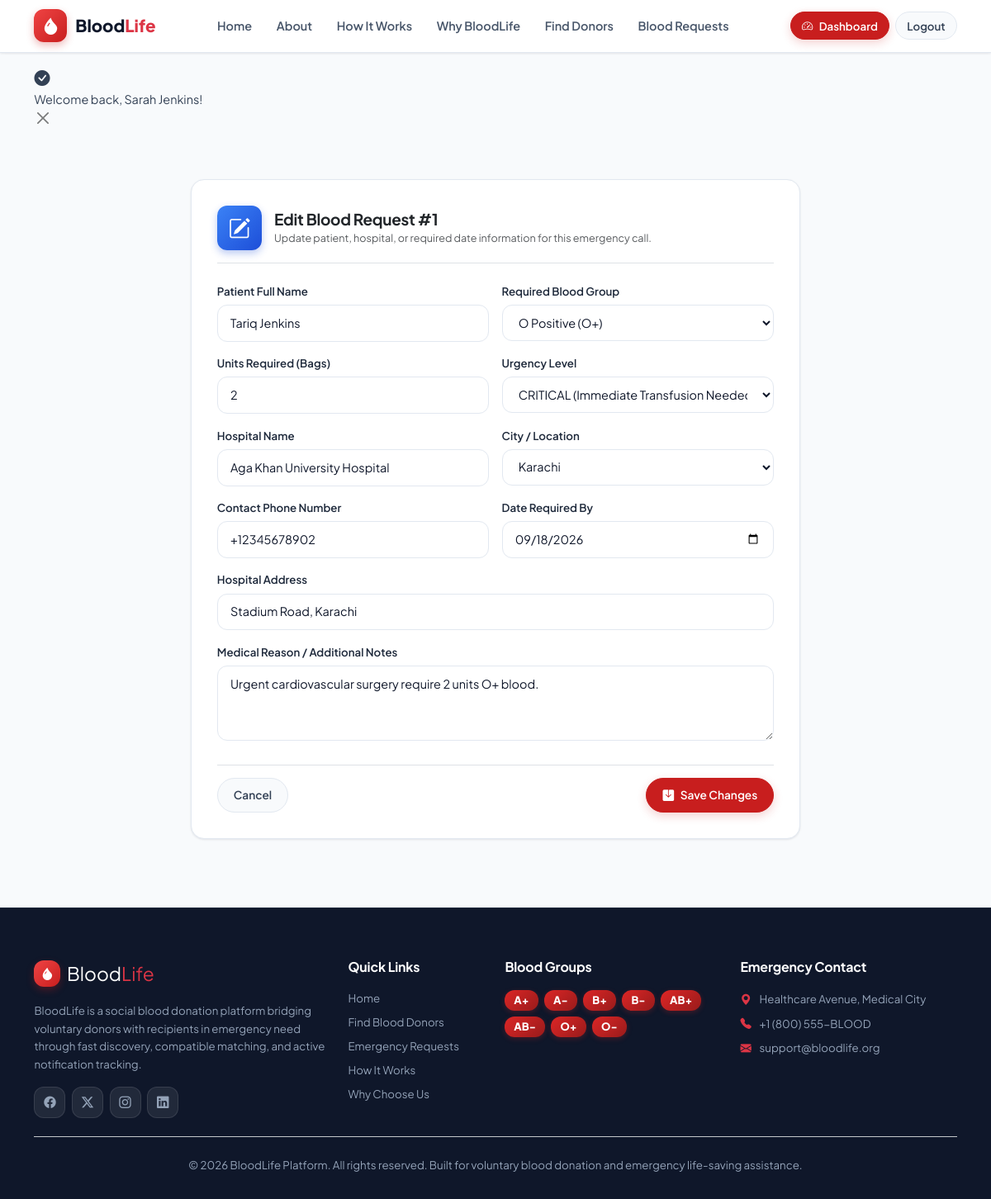
The page /request-edit.php?id=1 (signed in) on the database its author committed.
### tables this page shows
CREATE TABLE `blood_requests` (
    `id` BIGINT UNSIGNED AUTO_INCREMENT PRIMARY KEY,
    `requester_id` BIGINT UNSIGNED NOT NULL,
    `patient_name` VARCHAR(100) NOT NULL,
    `blood_group_id` INT UNSIGNED NOT NULL,
    `units_required` INT UNSIGNED NOT NULL DEFAULT 1,
    `units_fulfilled` INT UNSIGNED NOT NULL DEFAULT 0,
    `urgency_level` ENUM('low', 'medium', 'high', 'critical') NOT NULL DEFAULT 'medium',
    `hospital_name` VARCHAR(150) NOT NULL,
    `hospital_address` TEXT NOT NULL,
    `city` VARCHAR(100) NOT NULL,
    `contact_number` VARCHAR(20) NOT NULL,
    `required_date` DATE NOT NULL,
    `medical_reason` TEXT NULL DEFAULT NULL,
    `status` ENUM('active', 'partially_fulfilled', 'fulfilled', 'cancelled', 'expired') NOT NULL DEFAULT 'active',
    `created_at` TIMESTAMP NOT NULL DEFAULT CURRENT_TIMESTAMP,
    `updated_at` TIMESTAMP NOT NULL DEFAULT CURRENT_TIMESTAMP ON UPDATE CURRENT_TIMESTAMP,
    CONSTRAINT `fk_requests_requester` FOREIGN KEY (`requester_id`) REFERENCES `users` (`id`) ON DELETE CASCADE ON UPDATE CASCADE,
    CONSTRAINT `fk_requests_blood_group` FOREIGN KEY (`blood_group_id`) REFERENCES `blood_groups` (`id`) ON DELETE RESTRICT ON UPDATE CASCADE,
    INDEX `idx_request_filtering` (`status`, `urgency_level`, `blood_group_id`, `city`),
    INDEX `idx_request_date` (`required_date`, `created_at`)
);

### app/controllers/RequestController.php (called while the page is built, shortened)
<?php
require_once __DIR__ . '/../helpers/SecurityHelper.php';
require_once __DIR__ . '/../models/BloodRequest.php';
class RequestController {
    public static function edit(): void {
        $requestId = (int)($_GET['id'] ?? 0);
        $request = BloodRequest::findById($requestId);
        $formData = $request;
        require_once ROOT_PATH . '/views/requests/edit.php';
    }
}

### public/request-edit.php (called while the page is built)
<?php
require_once __DIR__ . '/../app/controllers/RequestController.php';
RequestController::edit();

### app/helpers/SecurityHelper.php (called while the page is built, shortened)
<?php
class SecurityHelper {
    public static function e(?string $value): string {
        return htmlspecialchars($value, ENT_QUOTES | ENT_SUBSTITUTE, 'UTF-8');
    }
}
function e(?string $value): string {
    return SecurityHelper::e($value);
}

### app/models/BloodRequest.php (called while the page is built, shortened)
<?php
class BloodRequest {
    public static function findById(int $id): ?array {
        $pdo = Database::getInstance();
        $stmt = $pdo->prepare("
            SELECT r.*, bg.code as blood_group, bg.display_name as blood_group_name,
                   u.email as requester_email, p.full_name as requester_name, p.phone_number as requester_phone
            FROM blood_requests r
            JOIN blood_groups bg ON r.blood_group_id = bg.id
            JOIN users u ON r.requester_id = u.id
            JOIN user_profiles p ON u.id = p.user_id
            WHERE r.id = :id
            LIMIT 1
        ");
        $stmt->execute(['id' => $id]);
        $row = $stmt->fetch();
        return $row ?: null;
    }
}

### views/requests/edit.php (the view, shortened to what this page needs)
<?php
require_once ROOT_PATH . '/views/includes/header.php';
?>
<main class="py-5 my-md-3">
    <div class="container">
        <div class="row justify-content-center">
            <div class="col-lg-8 col-md-10">
                <div class="bl-card bl-card-lg">
                    <div class="d-flex align-items-center gap-3 mb-4 pb-3 border-bottom">
                        <div class="bl-brand-icon bl-brand-icon-lg bl-brand-icon-blue">
                            <i class="bi bi-pencil-square"></i>
                        </div>
                        <div>
                            <h1 class="h3 text-dark mb-0">Edit Blood Request #<?= e($requestId) ?></h1>
                            <p class="text-muted small mb-0">Update patient, hospital, or required date information for this emergency call.</p>
                        </div>
                    </div>
                    <form action="<?= APP_URL ?>/request-edit.php?id=<?= $requestId ?>" method="POST" class="needs-validation" novalidate>
                        <div class="row g-3 mb-4">
                            <div class="col-md-6">
                                <label class="bl-form-label">Patient Full Name</label>
                                <input type="text" name="patient_name" class="bl-form-control" value="<?= e($formData['patient_name'] ?? '') ?>" required>
                            </div>
                            <div class="col-md-6">
                                <label class="bl-form-label">Required Blood Group</label>
                                <select name="blood_group_id" class="bl-form-select" required>
                                    <option value="7" <?= ($formData['blood_group_id'] ?? '') == 7 ? 'selected' : '' ?>>O Positive (O+)</option>
                                </select>
                            </div>
                            <div class="col-md-6">
                                <label class="bl-form-label">Units Required (Bags)</label>
                                <input type="number" name="units_required" class="bl-form-control" min="1" max="10" value="<?= e($formData['units_required'] ?? 1) ?>" required>
                            </div>
                            <div class="col-md-6">
                                <label class="bl-form-label">Urgency Level</label>
                                <select name="urgency_level" class="bl-form-select" required>
                                    <option value="critical" <?= ($formData['urgency_level'] ?? '') === 'critical' ? 'selected' : '' ?>>CRITICAL (Immediate Transfusion Needed)</option>
                                </select>
                            </div>
                            <div class="col-md-6">
                                <label class="bl-form-label">Hospital Name</label>
                                <input type="text" name="hospital_name" class="bl-form-control" value="<?= e($formData['hospital_name'] ?? '') ?>" required>
                            </div>
                            <div class="col-md-6">
                                <label class="bl-form-label">City / Location</label>
                                <select name="city" class="bl-form-select" required>
                                    <option value="Karachi" <?= ($formData['city'] ?? '') === 'Karachi' ? 'selected' : '' ?>>Karachi</option>
                                </select>
                            </div>
                            <div class="col-md-6">
                                <label class="bl-form-label">Contact Phone Number</label>
                                <input type="text" name="contact_number" class="bl-form-control" value="<?= e($formData['contact_number'] ?? '') ?>" required>
                            </div>
                            <div class="col-md-6">
                                <label class="bl-form-label">Date Required By</label>
                                <input type="date" name="required_date" class="bl-form-control" value="<?= e($formData['required_date'] ?? '') ?>" required>
                            </div>
                            <div class="col-md-12">
                                <label class="bl-form-label">Hospital Address</label>
                                <input type="text" name="hospital_address" class="bl-form-control" value="<?= e($formData['hospital_address'] ?? '') ?>">
                            </div>
                            <div class="col-md-12">
                                <label class="bl-form-label">Medical Reason / Additional Notes</label>
                                <textarea name="medical_reason" class="bl-form-control" rows="3"><?= e($formData['medical_reason'] ?? '') ?></textarea>
                            </div>
                        </div>
                        <div class="d-flex justify-content-between align-items-center pt-3 border-top">
                            <a href="<?= APP_URL ?>/request-detail.php?id=<?= $requestId ?>" class="bl-btn bl-btn-light">Cancel</a>
                            <button type="submit" class="bl-btn bl-btn-primary">
                                <i class="bi bi-save-fill"></i> Save Changes
                            </button>
                        </div>
                    </form>
                </div>
            </div>
        </div>
    </div>
</main>
<?php require_once ROOT_PATH . '/views/includes/footer.php'; ?>

### rows shown on the page
blood_requests: patient_name "Tariq Jenkins", blood_group_id "O Positive (O+)", units_required "2", urgency_level "CRITICAL (Immediate Transfusion Needed)", hospital_name "Aga Khan University Hospital", city "Karachi", contact_number "+12345678902", required_date "09/18/2026", hospital_address "Stadium Road, Karachi", medical_reason "Urgent cardiovascular surgery require 2 units O+ blood."

### other values the page prints
$message "Welcome back, Sarah Jenkins!"
$requestId "1"
